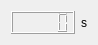
<?xml version="1.0" encoding="UTF-8"?>
<ui version="4.0">
 <class>Timer</class>
 <widget class="QWidget" name="Timer">
  <property name="geometry">
   <rect>
    <x>0</x>
    <y>0</y>
    <width>94</width>
    <height>41</height>
   </rect>
  </property>
  <property name="windowTitle">
   <string>Form</string>
  </property>
  <layout class="QHBoxLayout" name="horizontalLayout" stretch="10,1">
   <item>
    <widget class="QLCDNumber" name="Time"/>
   </item>
   <item>
    <widget class="QLabel" name="label">
     <property name="text">
      <string>s</string>
     </property>
    </widget>
   </item>
  </layout>
 </widget>
 <resources/>
 <connections/>
</ui>
